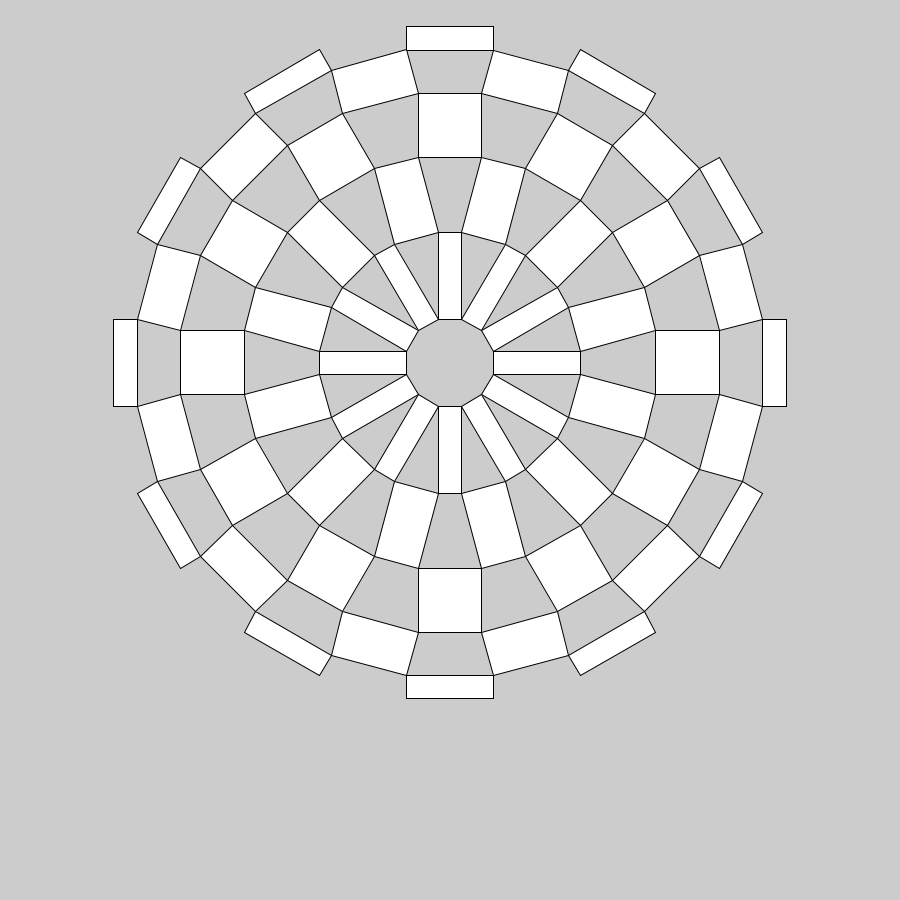
Frame 1 (no input)
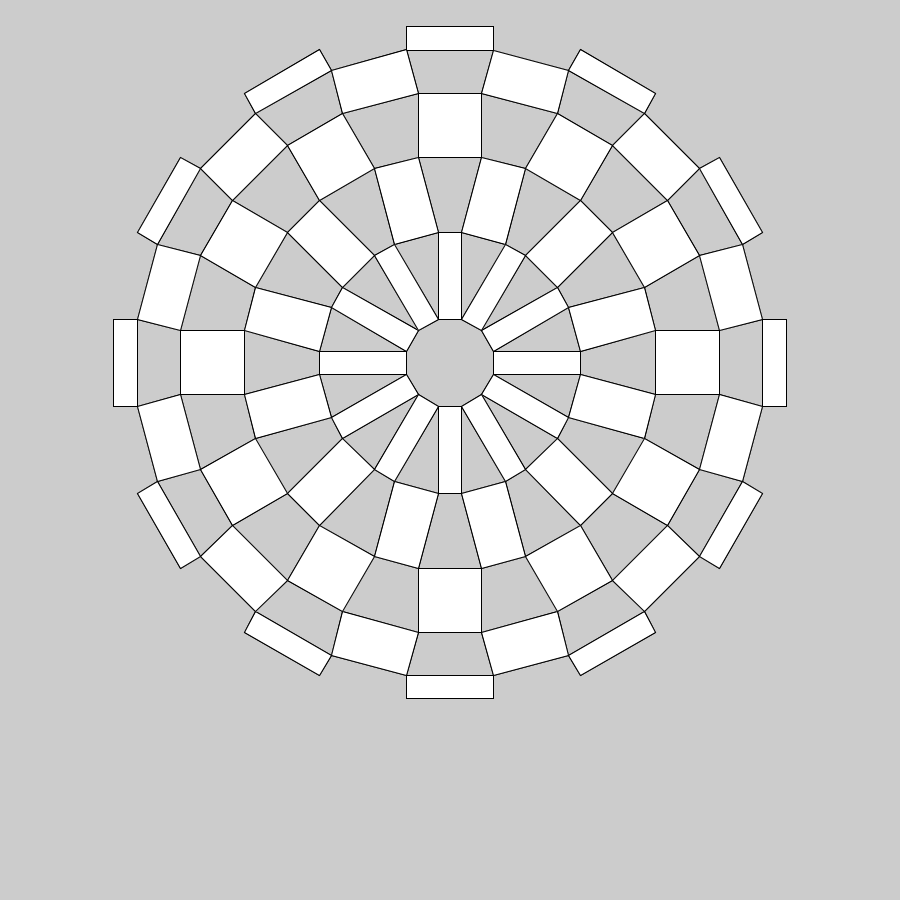
Frame 2 (the mouse pressed at the canvas centre, redrawn once)

The Processing sketch that drew these frames (run headless with seeded random() and noise(); the mouse was pressed at the canvas centre and the sketch redrawn once):

// Processing sketch: basic_rotate02
// ── basic_rotate02.pde

float radius = 90;

PVector rectA = new PVector(radius*cos(15*PI/180),radius*sin(15*PI/180));
PVector rectB = new PVector(radius*cos(30*PI/180),radius*sin(30*PI/180));
PVector rectC = new PVector(radius*cos(45*PI/180),radius*sin(45*PI/180));

void setup(){
  size(900,900);
  noLoop();
}

void draw(){
  translate(width/2 - rectA.x/2,50);
  
  //外側の環
  for(int i =1; i<=12; i++){
    
    drawRectOut(rectA);
    translate(rectA.x,0);
    rotate(15.0*PI/180);
    
    drawRectIn(rectB);
    translate(rectB.x,0);
    if(i!=12)rotate(15.0*PI/180);
  }

  translate(0,rectB.y);
  rotate(15.0*PI/180);
  translate(0,rectC.y);
  
  //内側の環
  for(int i =1; i<=12; i++){
    drawRectOut(rectC);
    translate(rectC.x,0);
    rotate(15.0*PI/180);
  
    drawRectIn(swap(rectB));
    translate(swap(rectB).x,0);
    if(i!=12)rotate(15.0*PI/180);
  }
  
  translate(0,swap(rectB).y);
  rotate(15.0*PI/180);
  translate(0,swap(rectA).y);
  
  //中心部分の環
  for(int i =1; i<=12; i++){
    drawRectOut(swap(rectA));
    translate(swap(rectA).x,0);
    rotate(30.0*PI/180);
  }

}

void drawRectIn(PVector vec){
  beginShape();
  vertex(0,0);
  vertex(vec.x,0);
  vertex(vec.x,vec.y);
  vertex(0,vec.y);
  endShape(CLOSE);
}

void drawRectOut(PVector vec){
  beginShape();
  vertex(0,0);
  vertex(vec.x,0);
  vertex(vec.x,-vec.y);
  vertex(0,-vec.y);
  endShape(CLOSE);
}

PVector swap(PVector vec){
  PVector swappedVec = new PVector(vec.y,vec.x);
  return swappedVec;
}
